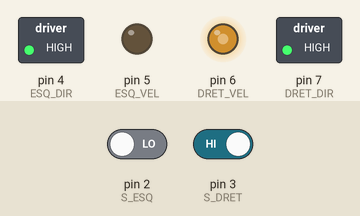
Recording of a sketch running on a simulated Arduino Uno, built with avr-gcc and run on an emulated ATmega328P. On the bench: switched loads named in the sketch (green lamp = pin HIGH), output pins drawn as LEDs (lit = HIGH). Inputs (shaded band) come from the test bench; at power-on: pin 2 (S_ESQ) LOW, pin 3 (S_DRET) HIGH.

Above: at 1.2 s.
1.3 s: pin 2 (S_ESQ) driven HIGH
At 2.5 s:
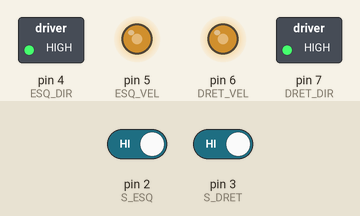
2.8 s: pin 3 (S_DRET) driven LOW
At 3.7 s:
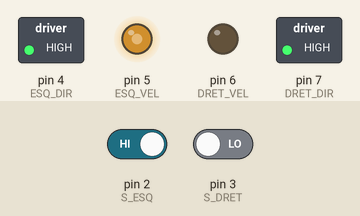
4.3 s: pin 3 (S_DRET) driven HIGH
At 5.1 s:
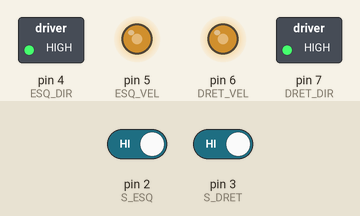
Timing chart, 0 to 7.3 s (numbered marks = the images above; inputs shaded):
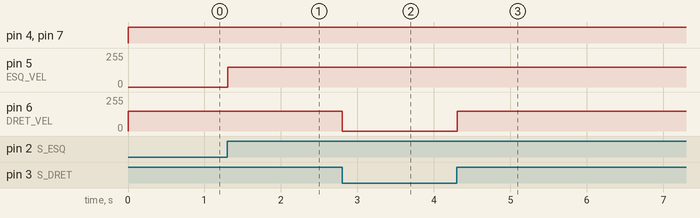

Measured:
- after the input at 1.3 s, pin 5 (ESQ_VEL): 0/255 → 150/255 at once
- after the input at 2.8 s, pin 6 (DRET_VEL): 150/255 → 0/255 at once
- after the input at 4.3 s, pin 6 (DRET_VEL): 0/255 → 150/255 at once

The sketch:

minim.ino
```cpp
/*
  Solucionari Repte SA7-C · Seguidor de linia (REQUISIT MINIM)
  Dos sensors IR sota el robot: si nomes un veu la linia, corregeix cap a aquell costat.
  Suposem lectura DIGITAL: LOW = linia negra detectada. (Inverteix-ho si cal.)
  === PINS (AJUSTAR) ===
*/

const int ESQ_DIR = 4, ESQ_VEL = 5, DRET_DIR = 7, DRET_VEL = 6;   // <-- AJUSTAR
const int S_ESQ = 2, S_DRET = 3;                                  // sensors IR
const int VEL = 150;

void motors(int dE, int vE, int dD, int vD) {
  digitalWrite(ESQ_DIR, dE); analogWrite(ESQ_VEL, vE);
  digitalWrite(DRET_DIR, dD); analogWrite(DRET_VEL, vD);
}
void endavant()       { motors(HIGH, VEL, HIGH, VEL); }
void corregeix_dreta(){ motors(HIGH, VEL, HIGH, 0); }    // frena roda dreta
void corregeix_esq()  { motors(HIGH, 0,  HIGH, VEL); }   // frena roda esquerra

void setup() {
  pinMode(ESQ_DIR, OUTPUT); pinMode(ESQ_VEL, OUTPUT);
  pinMode(DRET_DIR, OUTPUT); pinMode(DRET_VEL, OUTPUT);
  pinMode(S_ESQ, INPUT); pinMode(S_DRET, INPUT);
}

void loop() {
  bool liniaEsq  = (digitalRead(S_ESQ) == LOW);
  bool liniaDret = (digitalRead(S_DRET) == LOW);

  if (liniaEsq && !liniaDret)      corregeix_esq();
  else if (!liniaEsq && liniaDret) corregeix_dreta();
  else                             endavant();   // tots dos igual: recte
  delay(10);
}
```
